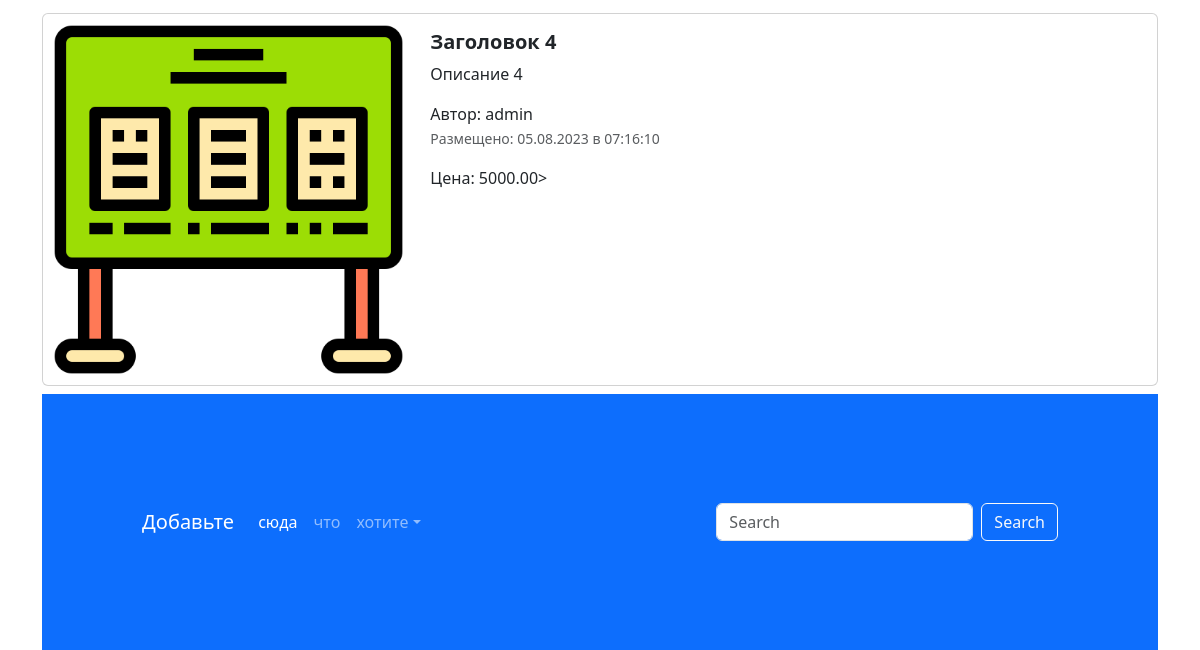
Before: / (lower part) with the older database file.
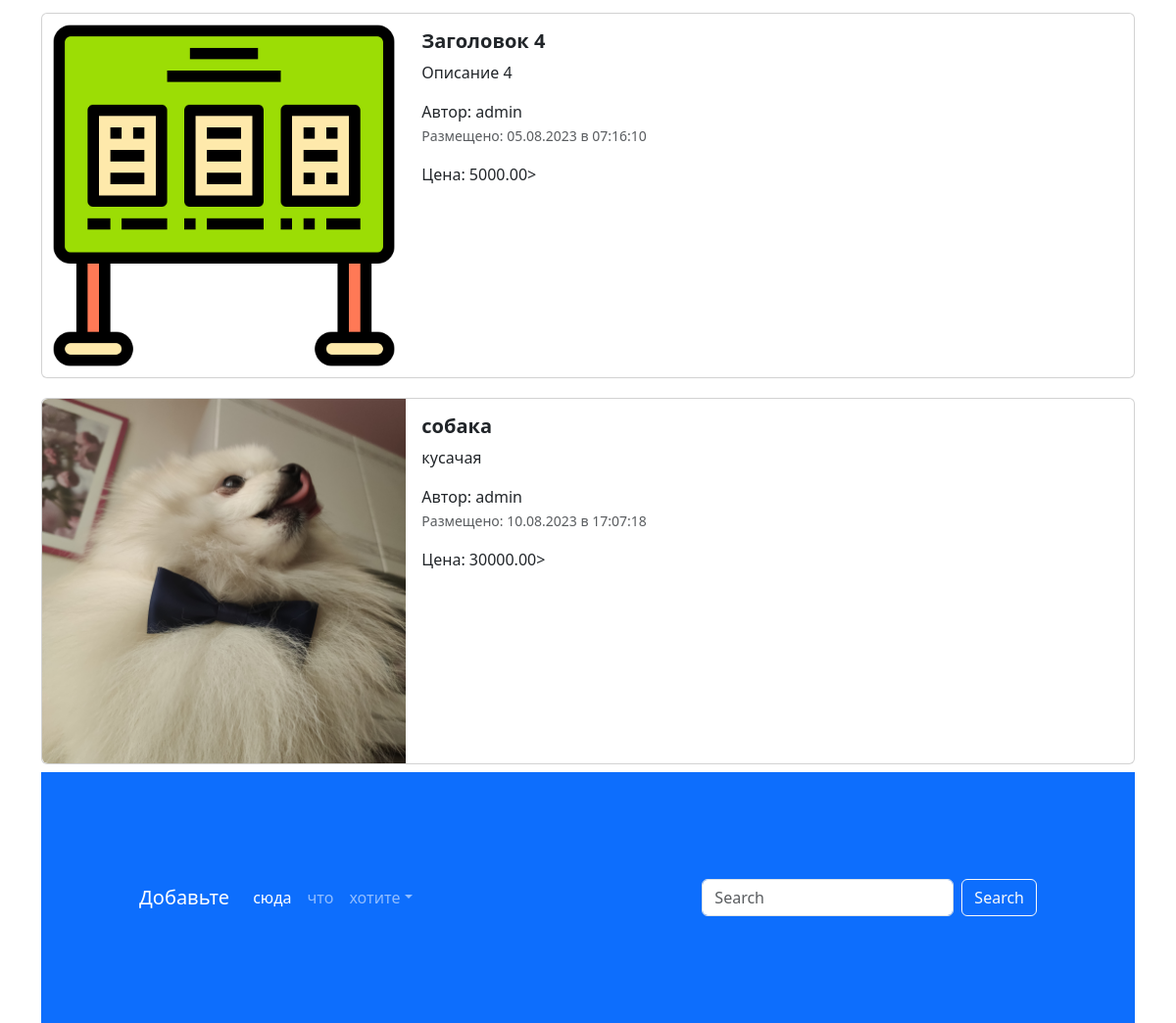
After: the same page with the newer database file.
### app_adv/models.py (models this page shows, shortened)
class Advertisements(models.Model):
    title = models.CharField('заголовок', max_length=128)
    description = models.TextField('описание')
    price = models.DecimalField('цена', max_digits=10, decimal_places=2)
    auction = models.BooleanField('торг', help_text='Отметьте, если торг уместен')
    created_at = models.DateTimeField(auto_now_add=True)
    update_at = models.DateTimeField(auto_now=True)
    user = models.ForeignKey(User, verbose_name='пользователь', on_delete=models.CASCADE)
    image = models.ImageField('изображение', upload_to='advertisements/')
    class Meta:
        db_table = 'advertisements'
    @admin.display(description='дата создания')
    def created_date(self):
        from django.utils import timezone
        from django.utils.html import format_html
        if self.created_at.date() == timezone.now().date():
            created_time = self.created_at.time().strftime("%H:%M:%S")
            return format_html(
                '<span style="color: green; font-weight: bold;">Сегодня в {}</span>', created_time
            )
        return self.created_at.strftime("%d.%m.%Y в %H:%M:%S")

### app_adv/views.py (the view)
# urls.py: path('', index, name='main-page'),
def index(request):
    advertisements = Advertisements.objects.all()
    context = {'advertisements' : advertisements}
    return render(request, 'index.html', context)

### templates/index.html (shortened to what this page needs)
{% extends 'base.html' %}
{% load static %}
{% block content %}
<div class="container">
  {% for adv in advertisements %}
  <div class="col">
    <div class="card mb-2" style="max-width: 1200px; margin-top: 20px;">
      <div class="row g-0">
        <div class="col-md-4">
          <a href="advertisement.html" class="nav-link">
            <img src="{% if adv.image %} {{ adv.image.url }} {% else %} {% static 'img/picture.png' %} {% endif %}" class="img-fluid rounded-start" alt="Card title">
          </a>
        </div>
        <div class="col-md-8">
          <div class="card-body">
            <h5 class="card-title">
              <a href="advertisement.html" class="nav-link"><strong>{{ adv.title }}</strong></a>
            </h5>
            <a href="advertisement.html" class="nav-link">
              <p class="card-text">
                {{ adv.description }}
              </p>
              <span>Автор: {{adv.user}}</span>
              <p class="card-text"><small class="text-muted">Размещено: {{ adv.created_date}}</small></p>
              <span>Цена: {{ adv.price }}</span>>
            </a>
          </div>
        </div>
      </div>
    </div>
    {% endfor %}
  </div>
</div>
<footer style="padding: 100px;" class="bg-primary">
  <nav class="navbar navbar-expand-sm navbar-dark">
    <a class="navbar-brand" href="#">Добавьте</a>
    <div class="collapse navbar-collapse" id="collapsibleNavId">
      <ul class="navbar-nav me-auto mt-2 mt-lg-0">
        <li class="nav-item">
          <a class="nav-link active" href="#" aria-current="page">сюда</a>
        </li>
        <li class="nav-item">
          <a class="nav-link" href="#">что</a>
        </li>
        <li class="nav-item dropdown">
          <a class="nav-link dropdown-toggle" href="#" id="dropdownId" data-bs-toggle="dropdown" aria-haspopup="true"
             aria-expanded="false">хотите</a>
        </li>
      </ul>
      <form class="d-flex my-2 my-lg-0">
        <input class="form-control me-sm-2" type="text" placeholder="Search">
        <button class="btn btn-outline-light my-2 my-sm-0" type="submit">Search</button>
      </form>
    </div>
  </nav>
</footer>
{% endblock %}

### templates/base.html (shortened to what this page needs)
<!DOCTYPE html>
{% load static %}
<html lang="en">
<head>
  <link href="{% static 'css/bootstrap.min.css' %}" rel="stylesheet">
  <link rel="stylesheet" href="{% static 'css/fontello.css' %}">
</head>
<body>
{% block content %}
{% endblock %}
</body>
</html>

Changed rows visible on the page:
added Advertisements: image (picture), title "собака", description "кусачая", user "admin", created_date "10.08.2023 в 17:07:18", price "30000.00"
